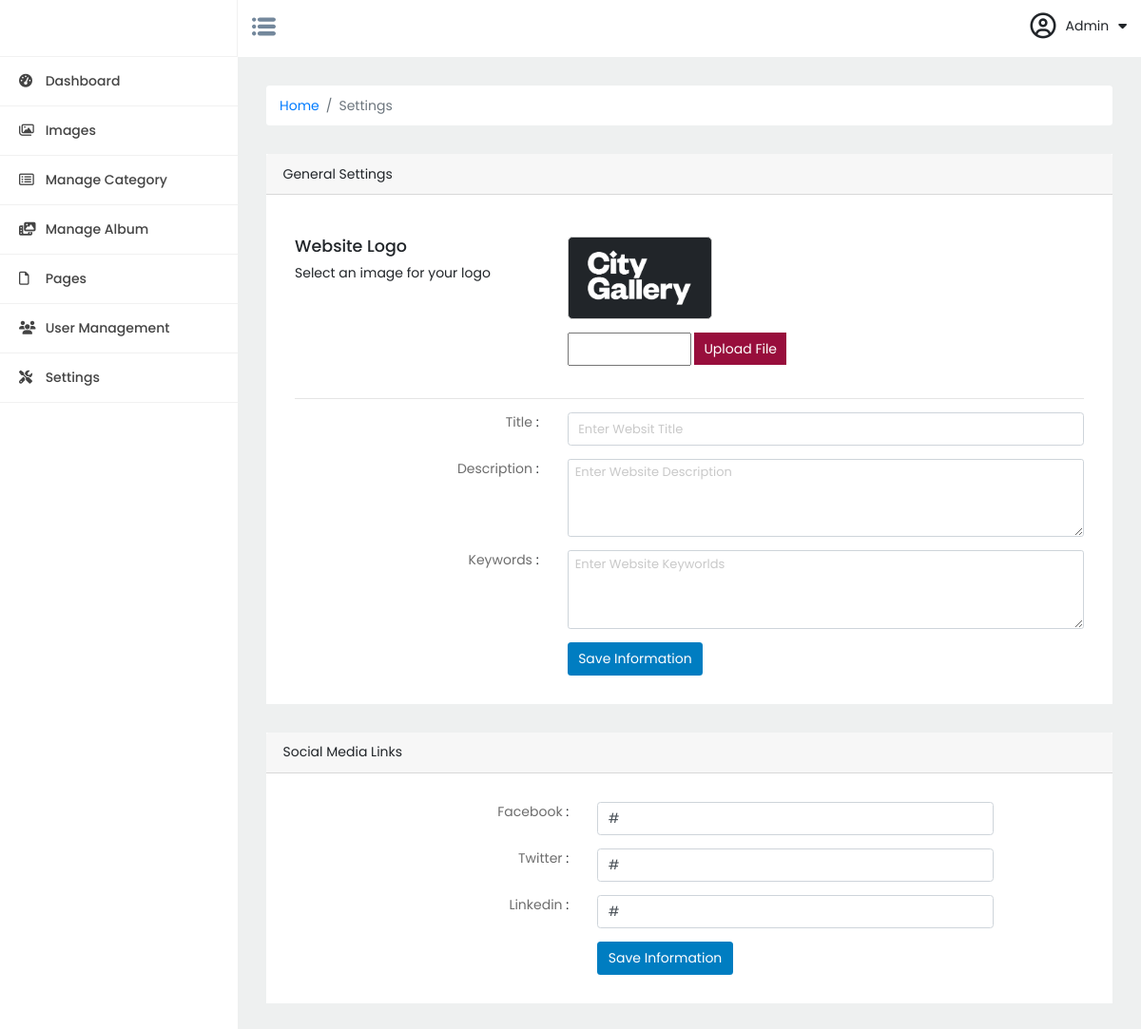
Screenshot of /manage/settings.php (signed in) with the database file from the repository.
### tables this page shows
CREATE TABLE `options` (
  `id` int(11) NOT NULL,
  `option_name` varchar(100) NOT NULL,
  `option_value` varchar(100) NOT NULL
);

### manage/classes/Helper.php (called while the page is built, shortened)
<?php
class Helper
{
    private static $conn;
    public function __construct()
    {
        global $connect;
        self::$conn = $connect;
    }
    public static function get_option($option_name)
    {
        $query = 'SELECT * FROM `options` WHERE `option_name` = "' . $option_name . '"';
        $result = self::$conn->query($query);
        if ($result->num_rows > 0) {
            $option = $result->fetch_assoc();
            return $option["option_value"];
        }
        return false;
    }
}

### manage/settings.php (the view, shortened to what this page needs)
<?php require 'classes/Helper.php'; ?>
<?php include 'inc/header.php'; ?>
<nav aria-label="breadcrumb">
    <ol class="breadcrumb">
        <li class="breadcrumb-item"><a href="index.php">Home</a></li>
        <li class="breadcrumb-item active" aria-current="page">Settings</li>
    </ol>
</nav>
<div class="settings">
    <div class="general-settings">
        <div class="card-header">
            General Settings
        </div>
        <div class="form-body">
            <form action="core/settings.php" method="post" enctype="multipart/form-data">
                <div class="mt-3">
                    <div class="row">
                        <div class="col-sm-4">
                            <h5>Website Logo</h5>
                            <span>Select an image for your logo</span>
                        </div>
                        <div class="col-sm-8">
                            <ul class="list-unstyled" id="logo-sec" class="ml-5">
                                <li class="mb-3">
                                    <img width="120" src="../img/<?php echo Helper::get_option('site-logo'); ?>">
                                </li>
                                <li>
                                    <input class="file-name" type="text" placeholder="" readonly="">
                                    <label class="upload-btn" for="exampleInputFile">
                                        <span>Upload File</span>
                                    </label>
                                </li>
                            </ul>
                        </div>
                    </div>
                </div>
                <hr />
                <div class="form-group row">
                    <div class="col-sm-4" align="end">
                        <label for="">Title</label>
                        <span class="form-indicat">:</span>
                    </div>
                    <div class="col-sm-8">
                        <input class="form-control" type="text" name="site_title" value="<?php echo Helper::get_option('site-title'); ?>" placeholder="Enter Websit Title">
                    </div>
                </div>
                <div class="form-group row">
                    <div class="col-sm-4" align="end">
                        <label for="">Description</label>
                        <span class="form-indicat">:</span>
                    </div>
                    <div class="col-sm-8">
                        <textarea id="desc" placeholder="Enter Website Description" name="site_desc" rows="4" class="form-control form-control-sm"><?php echo Helper::get_option('site-desc'); ?></textarea>
                    </div>
                </div>
                <div class="form-group row">
                    <div class="col-sm-4" align="end">
                        <label for="">Keywords</label>
                        <span class="form-indicat">:</span>
                    </div>
                    <div class="col-sm-8">
                        <textarea id="desc" placeholder="Enter Website Keyworlds" name="site_keywords" rows="4" class="form-control form-control-sm"><?php echo Helper::get_option('site-keywords'); ?></textarea>
                    </div>
                </div>
                <div class="form-group row mb-0">
                    <div class="col-sm-4" align="end">
                    </div>
                    <div class="col-sm-8">
                        <button type="submit" name="update_options" value="true" class="btn primary">Save Information</button>
                    </div>
                </div>
            </form>
        </div>
    </div>
    <div class="social-links">
        <div class="card-header">
            Social Media Links
        </div>
        <div class="form-body">
            <form action="core/settings.php" method="post">
                <div class="form-group row">
                    <div class="col-sm-4" align="end">
                        <label for="">Facebook</label>
                        <span class="form-indicat">:</span>
                    </div>
                    <div class="col-sm-8">
                        <input class="form-control" type="text" name="facebook_url" value="<?php echo Helper::get_option('facebook-url'); ?>" placeholder="Enter Facebook Link">
                    </div>
                </div>
                <div class="form-group row">
                    <div class="col-sm-4" align="end">
                        <label for="">Twitter</label>
                        <span class="form-indicat">:</span>
                    </div>
                    <div class="col-sm-8">
                        <input class="form-control" type="text" name="twitter_url" value="<?php echo Helper::get_option('twitter-url'); ?>" placeholder="Enter Twitter Link">
                    </div>
                </div>
                <div class="form-group row">
                    <div class="col-sm-4" align="end">
                        <label for="">Linkedin</label>
                        <span class="form-indicat">:</span>
                    </div>
                    <div class="col-sm-8">
                        <input class="form-control" type="text" name="linkedin_url" value="<?php echo Helper::get_option('linkedin-url'); ?>" placeholder="Enter Linkedin Link">
                    </div>
                </div>
                <div class="form-group row mb-0">
                    <div class="col-sm-4" align="end">
                    </div>
                    <div class="col-sm-8">
                        <button type="submit" name="update_socialmedia" value="true" class="btn primary">Save Information</button>
                    </div>
                </div>
            </form>
        </div>
    </div>
</div>
<?php include 'inc/footer.php'; ?>

### rows the page displays
options: option_value (picture)
options: facebook_url "#"
options: twitter_url "#"
options: linkedin_url "#"
